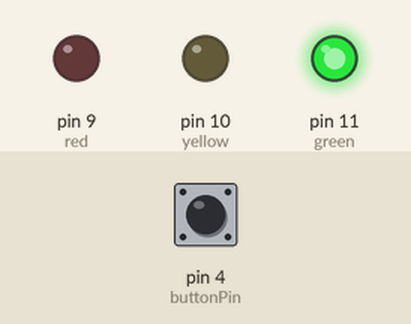
Recording of a sketch running on a simulated Arduino Uno, built with avr-gcc and run on an emulated ATmega328P. Parts: output pins drawn as LEDs (lit = HIGH). Dashed ring = blinking. The test bench sets the inputs (shaded band); at power-on: pin 4 (buttonPin) HIGH.

Above: at 1.2 s.
1.3 s: pin 4 (buttonPin) pulled LOW for 0.15 s
At 1.4 s:
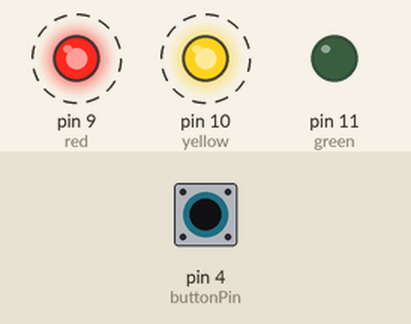
4.3 s: pin 4 (buttonPin) pulled LOW for 1 s
At 5.6 s:
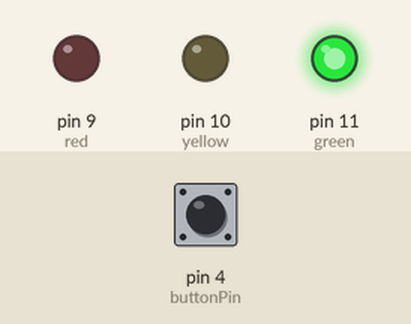
6.8 s: pin 4 (buttonPin) pulled LOW for 3.2 s
At 7.6 s:
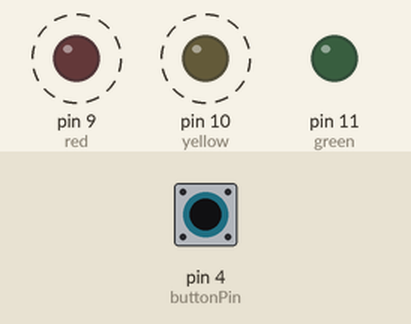
Timing chart, 0 to 17.5 s (numbered marks = the images above; inputs shaded):
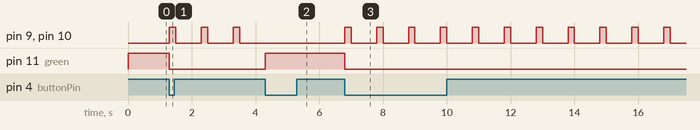

Measured:
- after the input at 1.3 s, pin 9 (red), pin 10 (yellow): alternates HIGH for 0.20 s and LOW for 0.80 s, starting at once; pin 11 (green): HIGH → LOW at once
- after the input at 4.3 s, pin 9 (red), pin 10 (yellow): stops changing and stays LOW; pin 11 (green): LOW → HIGH at once
- after the input at 6.8 s, pin 9 (red), pin 10 (yellow): alternates HIGH for 0.20 s and LOW for 0.80 s, starting at once; pin 11 (green): HIGH → LOW at once

The sketch:

LED_control_mandatory.ino
```cpp
int buttonPin = 4;
int green = 11;
int yellow = 10;
int red = 9;
int lastButtonState = 0;
int buttonState = 0;

int counter = 0;

void setup() {
  pinMode(green, OUTPUT);
  pinMode(yellow, OUTPUT);
  pinMode(red, OUTPUT);
  pinMode(buttonPin, INPUT_PULLUP);
}

void loop() {
  buttonState = digitalRead(buttonPin);

  // Check if the button is pressed
  if (buttonState == LOW && lastButtonState == HIGH)
  {
    counter++;
  }
  lastButtonState = buttonState;
  // Serial.print("Sensor value is: "); //print a message to the serial monitor
  // Serial.println(lastButtonState);

  if (counter % 2 == 0)
  {
    digitalWrite(green, HIGH);
    digitalWrite(red, LOW);
    digitalWrite(yellow, LOW);
  }
  else
  {
    digitalWrite(green, LOW);
    digitalWrite(red, HIGH); //blink
    digitalWrite(yellow, HIGH);
    delay(200);
    digitalWrite(red, LOW); //wait
    digitalWrite(yellow, LOW);
    delay(800);
  }
}
```
